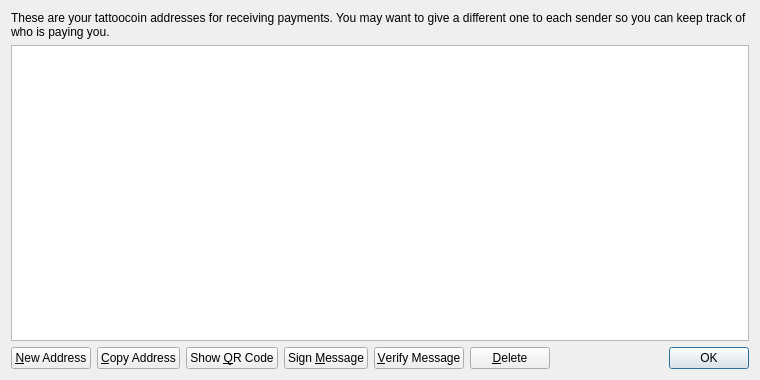
<?xml version="1.0" encoding="UTF-8"?>
<ui version="4.0">
 <class>AddressBookPage</class>
 <widget class="QWidget" name="AddressBookPage">
  <property name="geometry">
   <rect>
    <x>0</x>
    <y>0</y>
    <width>760</width>
    <height>380</height>
   </rect>
  </property>
  <property name="windowTitle">
   <string>Address Book</string>
  </property>
  <layout class="QVBoxLayout" name="verticalLayout">
   <item>
    <widget class="QLabel" name="labelExplanation">
     <property name="text">
      <string>These are your tattoocoin addresses for receiving payments. You may want to give a different one to each sender so you can keep track of who is paying you.</string>
     </property>
     <property name="textFormat">
      <enum>Qt::PlainText</enum>
     </property>
     <property name="wordWrap">
      <bool>true</bool>
     </property>
    </widget>
   </item>
   <item>
    <widget class="QTableView" name="tableView">
     <property name="contextMenuPolicy">
      <enum>Qt::CustomContextMenu</enum>
     </property>
     <property name="toolTip">
      <string>Double-click to edit address or label</string>
     </property>
     <property name="tabKeyNavigation">
      <bool>false</bool>
     </property>
     <property name="alternatingRowColors">
      <bool>true</bool>
     </property>
     <property name="selectionMode">
      <enum>QAbstractItemView::SingleSelection</enum>
     </property>
     <property name="selectionBehavior">
      <enum>QAbstractItemView::SelectRows</enum>
     </property>
     <property name="sortingEnabled">
      <bool>true</bool>
     </property>
     <attribute name="verticalHeaderVisible">
      <bool>false</bool>
     </attribute>
    </widget>
   </item>
   <item>
    <layout class="QHBoxLayout" name="horizontalLayout">
     <item>
      <widget class="QPushButton" name="newAddressButton">
       <property name="toolTip">
        <string>Create a new address</string>
       </property>
       <property name="text">
        <string>&amp;New Address</string>
       </property>
       <property name="icon">
        <iconset resource="../bitcoin.qrc">
         <normaloff>:/icons/add</normaloff>:/icons/add</iconset>
       </property>
      </widget>
     </item>
     <item>
      <widget class="QPushButton" name="copyToClipboard">
       <property name="toolTip">
        <string>Copy the currently selected address to the system clipboard</string>
       </property>
       <property name="text">
        <string>&amp;Copy Address</string>
       </property>
       <property name="icon">
        <iconset resource="../bitcoin.qrc">
         <normaloff>:/icons/editcopy</normaloff>:/icons/editcopy</iconset>
       </property>
      </widget>
     </item>
     <item>
      <widget class="QPushButton" name="showQRCode">
       <property name="text">
        <string>Show &amp;QR Code</string>
       </property>
       <property name="icon">
        <iconset resource="../bitcoin.qrc">
         <normaloff>:/icons/qrcode</normaloff>:/icons/qrcode</iconset>
       </property>
      </widget>
     </item>
     <item>
      <widget class="QPushButton" name="signMessage">
       <property name="toolTip">
        <string>Sign a message to prove you own a tattoocoin address</string>
       </property>
       <property name="text">
        <string>Sign &amp;Message</string>
       </property>
       <property name="icon">
        <iconset resource="../bitcoin.qrc">
         <normaloff>:/icons/edit</normaloff>:/icons/edit</iconset>
       </property>
      </widget>
     </item>
     <item>
      <widget class="QPushButton" name="verifyMessage">
       <property name="toolTip">
        <string>Verify a message to ensure it was signed with a specified tattoocoin address</string>
       </property>
       <property name="text">
        <string>&amp;Verify Message</string>
       </property>
       <property name="icon">
        <iconset resource="../bitcoin.qrc">
         <normaloff>:/icons/transaction_0</normaloff>:/icons/transaction_0</iconset>
       </property>
      </widget>
     </item>
     <item>
      <widget class="QPushButton" name="deleteButton">
       <property name="toolTip">
        <string>Delete the currently selected address from the list</string>
       </property>
       <property name="text">
        <string>&amp;Delete</string>
       </property>
       <property name="icon">
        <iconset resource="../bitcoin.qrc">
         <normaloff>:/icons/remove</normaloff>:/icons/remove</iconset>
       </property>
      </widget>
     </item>
     <item>
      <spacer name="horizontalSpacer">
       <property name="orientation">
        <enum>Qt::Horizontal</enum>
       </property>
       <property name="sizeHint" stdset="0">
        <size>
         <width>40</width>
         <height>20</height>
        </size>
       </property>
      </spacer>
     </item>
     <item>
      <widget class="QDialogButtonBox" name="buttonBox">
       <property name="sizePolicy">
        <sizepolicy hsizetype="Maximum" vsizetype="Fixed">
         <horstretch>0</horstretch>
         <verstretch>0</verstretch>
        </sizepolicy>
       </property>
       <property name="standardButtons">
        <set>QDialogButtonBox::Ok</set>
       </property>
      </widget>
     </item>
    </layout>
   </item>
  </layout>
 </widget>
 <resources>
  <include location="../bitcoin.qrc"/>
 </resources>
 <connections/>
</ui>
